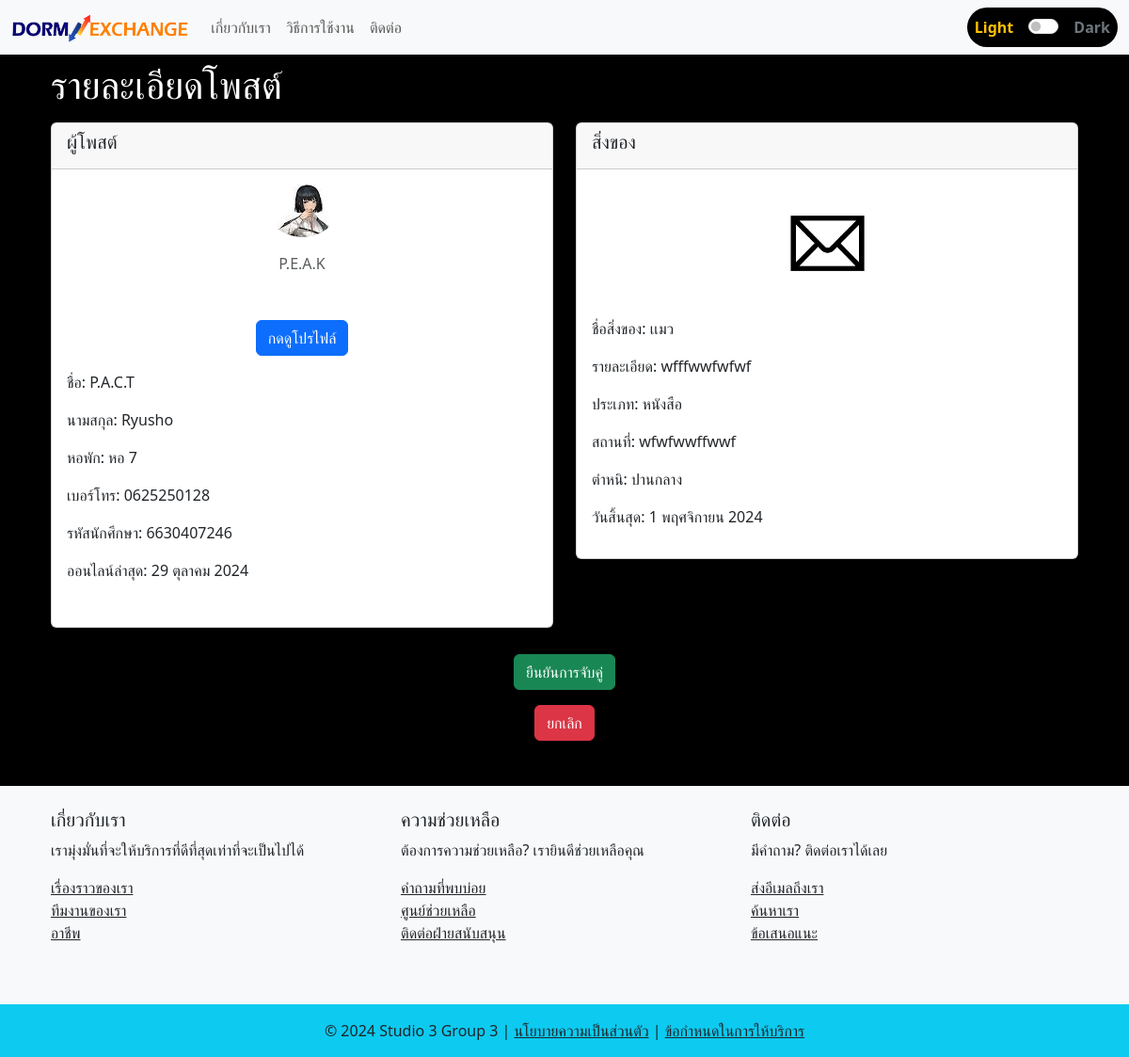
Page /detail-giver/20/20/ on the committed database.
### myapp/models.py (models this page shows, shortened)
class PostGiver(models.Model):
    post_ID = models.AutoField(primary_key=True)
    stuff_name = models.CharField(max_length=50)
    categories = models.CharField(max_length=50, choices=CATEGORIES)
    stuff_picture = models.ImageField(upload_to="stuff_picture/", blank=True, null=True)
    description = models.TextField()
    defect = models.CharField(max_length=50, choices=DEFECT)
    user_profile = models.ForeignKey(UserProfile, on_delete=models.CASCADE)
    place = models.TextField()
    date_limit = models.DateField()
    created_at = models.DateTimeField(default=timezone.now)
    updated_at = models.DateTimeField(auto_now=True)
    is_matched = models.BooleanField(default=False)
    is_confirm = models.BooleanField(default=False)

class UserProfile(models.Model):
    user = models.OneToOneField(User, on_delete=models.CASCADE, related_name="profile")
    profile_picture = models.ImageField(
        upload_to="profile_pictures/", blank=True, null=True
    )
    dorm = models.CharField(max_length=100)
    phone_number = models.IntegerField()
    student_ID = models.IntegerField()

### myapp/views.py (the view)
# urls.py: path('detail-giver/<int:post_giver_ID>/<int:post_receiver_ID>/', views.detail_giver, name='detail_giver'),
def detail_giver(request, post_giver_ID, post_receiver_ID):
    current_receiver_post = get_object_or_404(PostReceiver, post_ID=post_receiver_ID)
    giver_post = get_object_or_404(PostGiver, post_ID=post_giver_ID)
    context = {
        'current_receiver_post': current_receiver_post,
        'giver_post': giver_post,
    }
    return render(request, 'myweb/detail_giver.html', context)

### myapp/templatetags/form_tags.py (called while the page is built)
@register.filter
def date_thai(date):
    if not date:
        return ""
    return f"{date.day} {MONTHS_TH[date.month - 1]} {date.year}"

### myapp/templates/myweb/detail_giver.html (shortened to what this page needs)
{% extends 'myweb/base.html' %}
{% load static %}
{% load form_tags %}
{% block background_style %}
background-color: rgba(0, 0, 0);
{% endblock %}
{% block content %}
<div class="container mt-2">
    <div class="row">
        <div class="mb-2 text-white">
            <h1>รายละเอียดโพสต์</h1>
        </div>
            <div class="col-md-6 mb-4">
                <div class="card">
                    <div class="card-header">
                        <h5>ผู้โพสต์</h5>
                    </div>
                    <div class="card-body">
                        <div class="row mb-3">
                            <div class="col-sm-12 text-center">
                                {% if giver_post.user_profile.profile_picture %}
                                    <img src="{{ giver_post.user_profile.profile_picture.url }}" alt="Profile Picture"
                                    class="img-fluid rounded-circle"  style="max-width: 25%;">
                                {% else %}
                                    <img src="{% static 'images/icon_accout.png' %}" alt="Default Profile Picture" class="img-fluid rounded-circle">
                                {% endif %}
                            </div>
                        </div>
                        <div class="row mb-5">
                            <div class="col-sm-12 text-center">
                                <p class="text-muted mb-0">{{ giver_post.user_profile.user.username }}</p>
                            </div>
                        </div>
                        <div class="row mb-3">
                            <div class="col-sm-12 text-center">
                                {% if giver_post.user_profile.id %}
                                    <a href="{% url 'profile' giver_post.user_profile.id %}" class="btn btn-primary">กดดูโปรไฟล์</a>
                                {% else %}
                                    <p class="text-danger">ไม่พบผู้ใช้โปรไฟล์นี้</p>
                                {% endif %}
                            </div>
                            <div class="mt-3">
                                <p>ชื่อ: {{ giver_post.user_profile.user.first_name }}</p>
                                <p>นามสกุล: {{ giver_post.user_profile.user.last_name }}</p>
                                <p>หอพัก: {{ giver_post.user_profile.dorm }}</p>
                                <p>เบอร์โทร: 0{{ giver_post.user_profile.phone_number }}</p>
                                <p>รหัสนักศึกษา: {{ giver_post.user_profile.student_ID }}</p>
                                <p>ออนไลน์ล่าสุด: {{ giver_post.user_profile.user.last_login|date_thai }}</p>
                            </div>
                        </div>
                    </div>
                </div>
            </div>
            <div class="col-md-6 mb-4">
                <div class="card">
                    <div class="card-header">
                        <h5>สิ่งของ</h5>
                    </div>
                    <div class="card-body">
                        <div class="text-center mb-3">
                            {% if giver_post.stuff_picture %}
                                <img src="{{ giver_post.stuff_picture.url }}" alt="Stuff Picture" class="img-fluid" style="max-width: 25%;">
                            {% else %}
                                <img src="{% static 'images/default_stuff.png' %}" alt="Default Stuff Picture" class="img-fluid" style="max-width: 100%;">
                            {% endif %}
                        </div>
                        <div class="mb-3">
                            <p>ชื่อสิ่งของ: {{ giver_post.stuff_name }}</p>
                            <p>รายละเอียด: {{ giver_post.description }}</p>
                            <p>ประเภท: {{ giver_post.categories }}</p>
                            <p>สถานที่: {{ giver_post.place }}</p>
                            <p>ตำหนิ: {{ giver_post.defect }}</p>
                            <p>วันสิ้นสุด: {{ giver_post.date_limit|date_thai }}</p>
                        </div>
                    </div>
                </div>
            </div>
    </div>
    <div class="text-center mt-1">
        <a href="{% url 'verify' giver_post.post_ID current_receiver_post.post_ID %}" class="btn btn-success">ยืนยันการจับคู่</a>
    </div>
    <div class="text-center mt-3">
        <form method="post" action="{% url 'delete_receiver_post_2' current_receiver_post.post_ID %}">
            <button type="submit" class="btn btn-danger">ยกเลิก</button>
        </form>
    </div>
</div>
{% endblock %}

### myapp/templates/myweb/base.html (style rules this page uses)
body { transition: background-color 0.6s ease, color 0.6s ease; }
a { transition: color 0.5s ease; }

### rows in the picture
PostGiver: user_profile.profile_picture (picture), user_profile.user.username "P.E.A.K", user_profile.user.first_name "P.A.C.T", user_profile.user.last_name "Ryusho", user_profile.dorm "หอ 7", user_profile.phone_number "625250128", user_profile.student_ID "6630407246", user_profile.user.last_login "29 ตุลาคม 2024", stuff_picture (picture), stuff_name "เเมว", description "wfffwwfwfwf", categories "หนังสือ", place "wfwfwwffwwf", defect "ปานกลาง", date_limit "1 พฤศจิกายน 2024"
